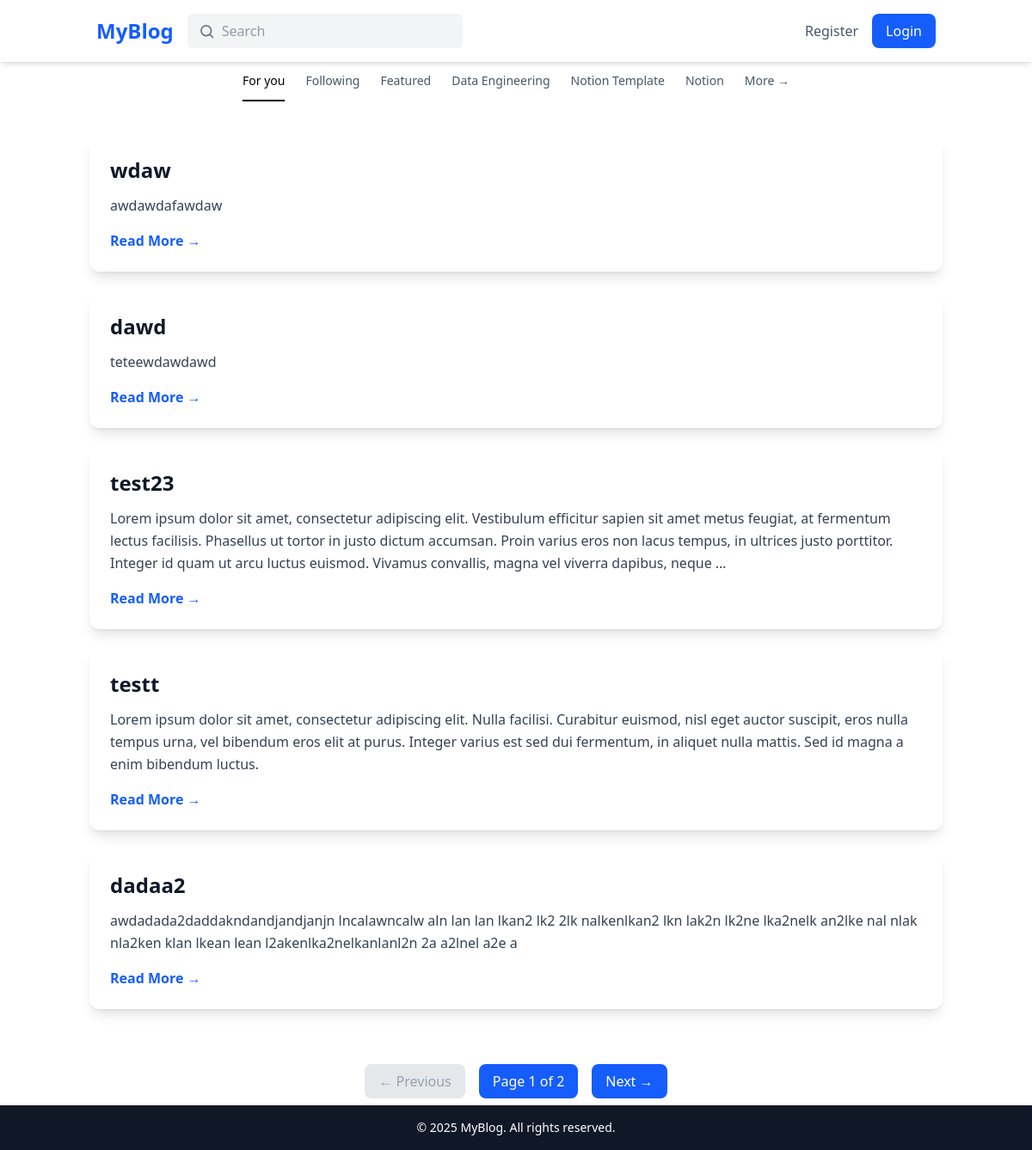
The page / on the database its author committed.
### apps/blog/models.py (models this page shows)
class Post(BaseModel):
    title = models.CharField(max_length=100)
    content = models.TextField()
    views = models.IntegerField(default=0)

### apps/blog/views.py (the view)
# urls.py: path('', HomePageListView.as_view(), name='home'),
class HomePageListView(ListView):
    model = Post
    context_object_name = 'posts'
    template_name = 'home.html'
    paginate_by = 5
    ordering = ['-created_at']
    def get_context_data(
            self, *, object_list=..., **kwargs
    ):
        context = super(HomePageListView, self).get_context_data(**kwargs)
        context['user'] = self.request.user
        return context

### templates/home.html (shortened to what this page needs)
{% extends 'base.html' %}
{% block navbar %}
    {% include 'navbar.html' with user=user %}
{% endblock %}
{% block content %}
    <div class="flex flex-col min-h-screen">
        {% include 'scroll-bar.html' %}
        <main class="flex-grow container mx-auto px-4 py-10">
            {% if posts %}
                <div class="grid grid-cols-1 gap-6">
                    {% for post in posts %}
                        {% include 'post_card.html' with post=post %}
                    {% endfor %}
                </div>
            {% else %}
                <p class="text-gray-500 text-center">No posts available. Check back later!</p>
            {% endif %}
        </main>
        {% if is_paginated %}
            {% include 'pagination.html' %}
        {% endif %}
        <footer class="bg-gray-900 text-white text-center py-4">
            <p class="text-sm">&copy; 2025 MyBlog. All rights reserved.</p>
        </footer>
    </div>
{% endblock %}

### templates/post_card.html
<div class="bg-white rounded-xl shadow-lg p-6 max-w-10xl max-h-full">
    <h3 class="text-2xl font-bold text-gray-900 hover:text-blue-600 transition-colors duration-300">
        <a href="{% url 'post' post.id %}">{{ post.title }}</a>
    </h3>
    <p class="text-gray-700 mt-3 leading-relaxed break-words line-clamp-3">
        {{ post.content|truncatewords:50 }}
    </p>
    <a href="{% url 'post' post.id %}"
       class="mt-4 inline-block text-blue-600 font-semibold hover:text-blue-800 transition-colors duration-300">
        Read More →
    </a>
</div>

### rows shown on the page
Post: title "wdaw", content "awdawdafawdaw"
Post: title "dawd", content "teteewdawdawd"
Post: title "test23", content "Lorem ipsum dolor sit amet, consectetur adipiscing elit. Vestibulum efficitur sapien sit amet metus feugiat, at fermentum lectus facilisis. Phasellus ut tortor in justo dictum accumsan. Proin varius eros non lacus tempus, in ultrices justo porttitor. Integer id quam ut arcu luctus euismod. Vivamus convallis, magna vel viverra dapibus, neque …"
Post: title "testt", content "Lorem ipsum dolor sit amet, consectetur adipiscing elit. Nulla facilisi. Curabitur euismod, nisl eget auctor suscipit, eros nulla tempus urna, vel bibendum eros elit at purus. Integer varius est sed dui fermentum, in aliquet nulla mattis. Sed id magna a enim bibendum luctus."
Post: title "dadaa2", content "awdadada2daddakndandjandjanjn lncalawncalw aln lan lan lkan2 lk2 2lk nalkenlkan2 lkn lak2n lk2ne lka2nelk an2lke nal nlak nla2ken klan lkean lean l2akenlka2nelkanlanl2n 2a a2lnel a2e a"

### other values the page prints
{{ page_obj.number }} "1"
{{ page_obj.paginator.num_pages }} "2"
